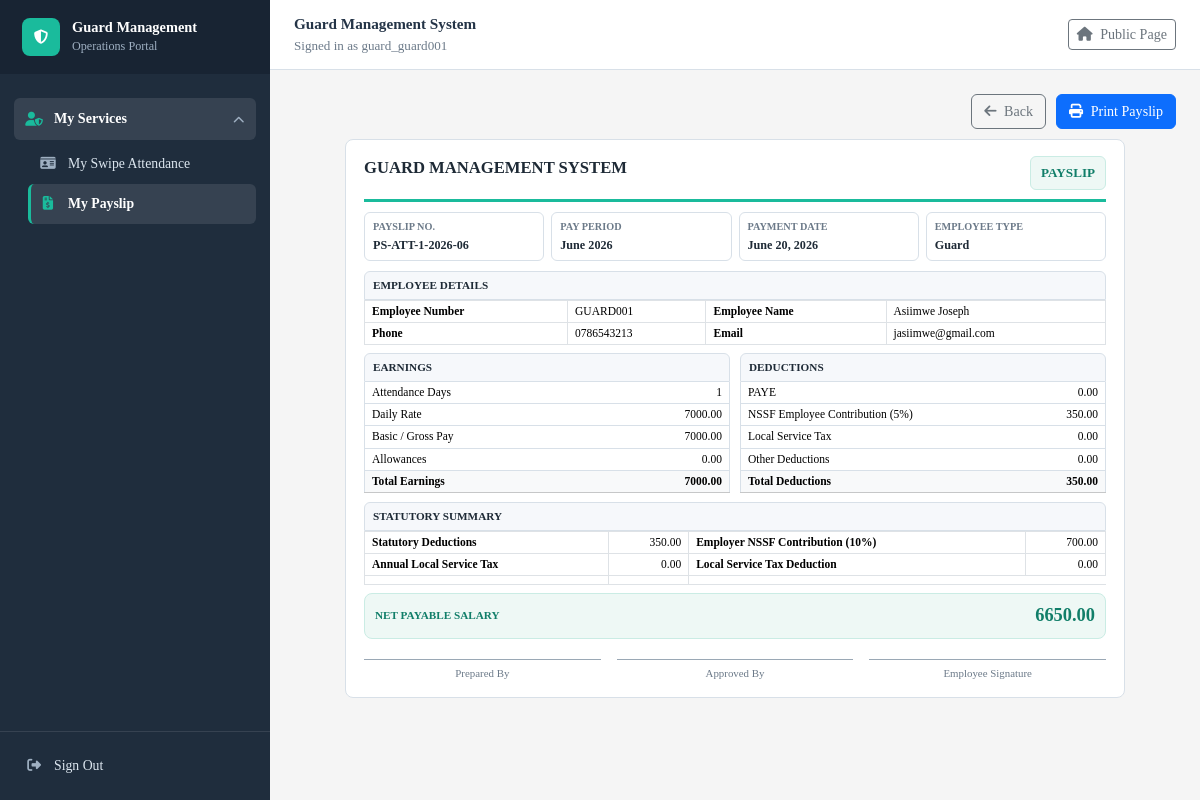
The app's page /salaries/payslip/attendance/1/2026/6/ (signed in), older data.
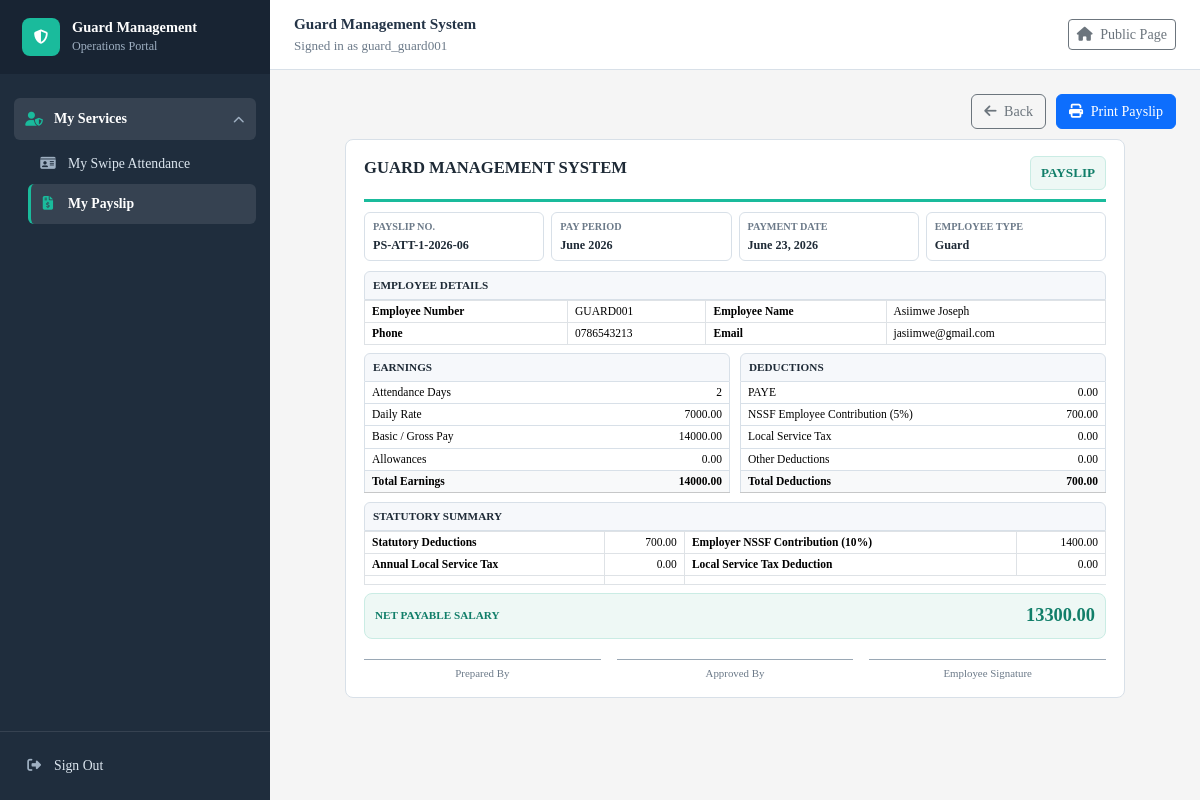
The same page, newer data.
### guardmanagementsystem/models.py (models this page shows, shortened)
class Attendance(models.Model):
    STATUS_CHOICES = [
        ('Present', 'Present'),
        ('Absent', 'Absent'),
        ('Late', 'Late'),
        ('On Leave', 'On Leave'),
    ]
    attendance_id = models.AutoField(primary_key=True)
    guard = models.ForeignKey(Guard, on_delete=models.CASCADE, related_name='attendances' )
    attendance_date = models.DateField()
    check_in_time = models.TimeField(null=True, blank=True)
    check_out_time = models.TimeField(null=True, blank=True)
    status = models.CharField(max_length=20, choices=STATUS_CHOICES, default='Present')
    replacement_guard = models.ForeignKey( Guard,on_delete=models.SET_NULL, null=True,blank=True, related_name='replacement_attendances' )
    absence_reason = models.TextField(blank=True)
    class Meta:
        constraints = [
            models.UniqueConstraint(
                fields=['guard', 'attendance_date'],
                name='unique_guard_attendance_date'
            )
        ]

### guardmanagementsystem/views.py (the view)
# urls.py: path("salaries/payslip/attendance/<int:guard_id>/<int:year>/<int:month>/", views.salary_payslip_from_attendance, name="salary_payslip_from_attendance"),
@login_required
def salary_payslip_from_attendance(request, guard_id, year, month):
    is_guard_user = user_is_guard(request.user)
    current_guard = get_user_guard(request.user) if is_guard_user else None
    if is_guard_user and (not current_guard or current_guard.guard_id != guard_id):
        return HttpResponseForbidden("You can only view your own payslip.")
    salary = next(
        (
            row for row in build_recent_attendance_salary_rows()
            if row.guard_id == guard_id and row.year == year and row.month_number == month
        ),
        None,
    )
    if not salary:
        raise Http404("No attendance-based payroll row found for this guard and month.")
    return render(request, "guardmanagementsystem/payslip.html", {
        "salary": salary,
        "payroll": build_salary_payroll_context(salary),
        "title": "Attendance Payslip",
    })

### guardmanagementsystem/context_processors.py (called while the page is built)
def role_access(request):
    user = getattr(request, "user", None)
    if not user:
        return {}
    return {
        "nav_permissions": nav_permissions(user),
        "user_roles": sorted(user_role_names(user)),
    }

### guardmanagementsystem/models.py (called while the page is built)
    def __str__(self):
        return self.full_name

### guardmanagementsystem/role_access.py (called while the page is built)
def user_role_names(user):
    if not user.is_authenticated:
        return set()
    if user.is_superuser:
        return {"Admin"}
    return set(user.groups.values_list("name", flat=True))

def user_is_admin(user):
    return user.is_authenticated and (
        user.is_superuser or user.groups.filter(name="Admin").exists()
    )

def user_can_access(user, url_name):
    if not url_name or url_name in PUBLIC_URL_NAMES:
        return True
    if not user.is_authenticated:
        return True
    if user_is_admin(user):
        return True
    roles = user_role_names(user)
    if any(url_name in ROLE_URLS.get(role, set()) for role in roles):
        return True
    return False

### guardmanagementsystem/views.py (called while the page is built)
def money(value):
    return Decimal(value or 0).quantize(MONEY_PLACES, rounding=ROUND_HALF_UP)

def user_is_guard(user):
    return user.is_authenticated and user.groups.filter(name="Guard").exists()

### guardmanagementsystem/templates/guardmanagementsystem/payslip.html (shortened to what the changed rows need)
{% extends "guardmanagementsystem/base.html" %}
{% block content %}
<div class="payslip-document">
    <div class="payslip-meta">
        <div class="meta-box">
            <span class="label">Payment Date</span>
            <span class="value">{{ salary.payment_date }}</span>
        </div>
    </div>
    <div class="table-responsive mb-4">
        <table class="table table-bordered mb-0">
            <tbody>
                <tr>
                    <th>Employee Number</th>
                    <th>Employee Name</th>
                </tr>
                <tr>
                    <th>Phone</th>
                    <th>Email</th>
                </tr>
            </tbody>
        </table>
    </div>
    <div class="pay-tables">
        <div>
            <table class="table pay-table">
                <tbody>
                    <tr>
                        <td>Attendance Days</td>
                        <td class="amount">{{ salary.attendance_days }}</td>
                    </tr>
                    <tr>
                        <td>Basic / Gross Pay</td>
                        <td class="amount">{{ salary.basic_pay }}</td>
                    </tr>
                    <tr class="table-light">
                        <th>Total Earnings</th>
                        <th class="amount">{{ payroll.gross_pay }}</th>
                    </tr>
                </tbody>
            </table>
        </div>
        <div>
            <table class="table pay-table">
                <tbody>
                    <tr>
                        <td>NSSF Employee Contribution (5%)</td>
                        <td class="amount">{{ payroll.nssf_employee }}</td>
                    </tr>
                    <tr class="table-light">
                        <th>Total Deductions</th>
                        <th class="amount">{{ payroll.total_deductions }}</th>
                    </tr>
                </tbody>
            </table>
        </div>
    </div>
    <div class="table-responsive mb-4">
        <table class="table table-bordered mb-0">
            <tbody>
                <tr>
                    <th>Statutory Deductions</th>
                    <td class="amount">{{ payroll.statutory_deductions }}</td>
                    <th>Employer NSSF Contribution (10%)</th>
                    <td class="amount">{{ payroll.nssf_employer }}</td>
                </tr>
                <tr>
                    <th>Annual Local Service Tax</th>
                    <th>Local Service Tax Deduction</th>
                </tr>
                <tr>
                    <th></th>
                </tr>
            </tbody>
        </table>
    </div>
    <div class="net-pay-panel">
        <div>
            <div class="net-pay-label">Net Payable Salary</div>
        </div>
        <div class="net-pay-amount">{{ payroll.net_payable }}</div>
    </div>
</div>
{% endblock %}

Row changes from the older to the newer data that the page shows:
no longer on this page (row unchanged): Attendance: payment_date "June 20, 2026"
added Attendance: payment_date "June 23, 2026"
Text that changed along with them:
{{ salary.attendance_days }}: "1" → "2"
{{ salary.basic_pay }}: "7000.00" → "14000.00"
{{ payroll.gross_pay }}: "7000.00" → "14000.00"
{{ payroll.nssf_employee }}: "350.00" → "700.00"
{{ payroll.total_deductions }}: "350.00" → "700.00"
{{ payroll.statutory_deductions }}: "350.00" → "700.00"
{{ payroll.nssf_employer }}: "700.00" → "1400.00"
{{ payroll.net_payable }}: "6650.00" → "13300.00"
